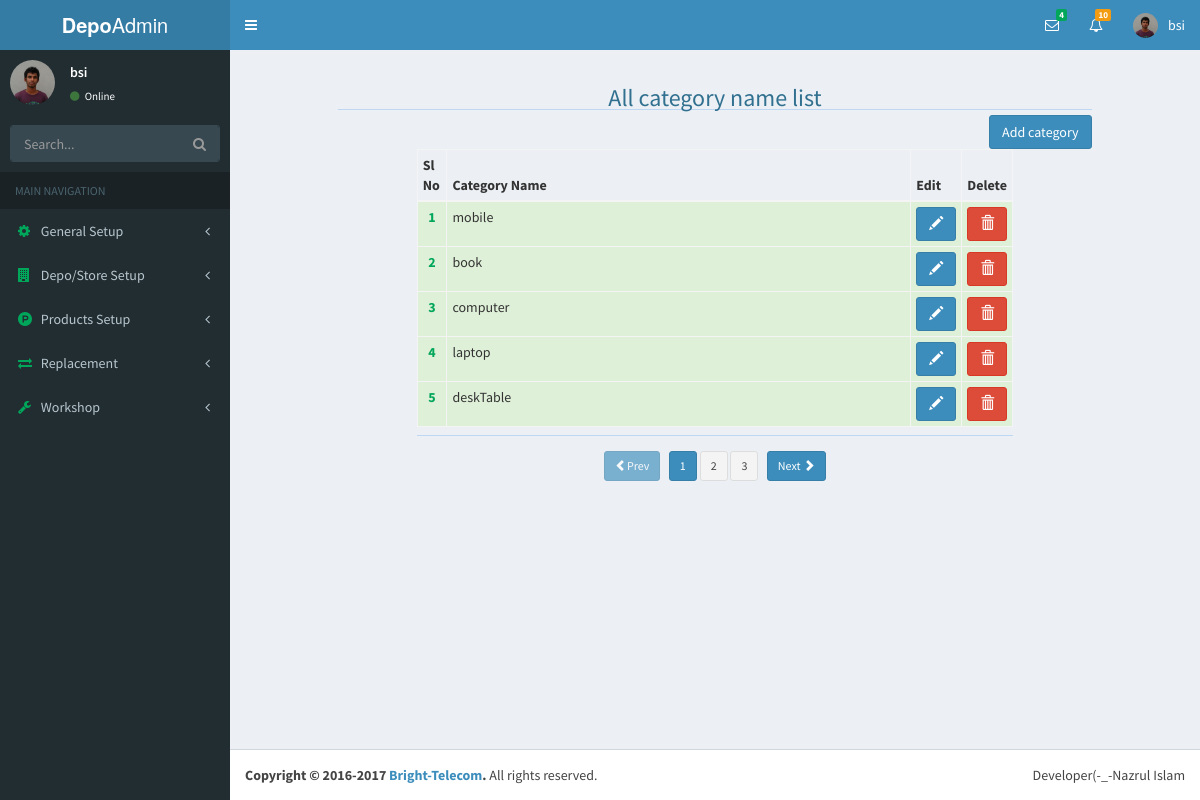
The page /index.php?page=categoryView&folder=category (signed in) on the database its author committed.
### tables this page shows
CREATE TABLE `user` (
  `id` int(11) NOT NULL,
  `userName` varchar(20) NOT NULL,
  `password` varchar(42) NOT NULL,
  `userType` varchar(20) NOT NULL,
  `last_login` timestamp NOT NULL DEFAULT CURRENT_TIMESTAMP,
  `status` varchar(8) NOT NULL
);

CREATE TABLE `category` (
  `id` int(11) NOT NULL,
  `catName` varchar(40) NOT NULL
);

### necessaryClass/user.php (called while the page is built, shortened)
<?php
class loginUser{
	public function userType(){
		if($_SESSION['userType']=='admin' OR $_SESSION['userType']=='superadmin'){
			return $_SESSION['userType'];
		}
		return false;
	}
}
$obj = new loginUser;
?>

### category/categoryView.php (the view, shortened to what this page needs)
<?php
require("database.php");
include_once('necessaryClass/user.php');
if(!$obj->userType()){
	$showCategory=$db->prepare("SELECT * FROM `category`");
	$showCategory->execute();
	$totalPage="";
	$pagesNumber="";
	$a='';
	$sl="";
	$data="";
	while($categoryRow=$showCategory->fetch(PDO::FETCH_OBJ)){
		$sl++;
		$data.="
			<tr class='success'>
				<td>$sl</td>
				<td>$categoryRow->catName</td>
				<td>
					<a href='index.php?page=categoryEdit&folder=category&id={$categoryRow->id}' class='btn btn-primary disabled'>
						<span class='glyphicon glyphicon-pencil'></span>
					</a>
				</td>
				<td>
					<a href='index.php?page=categoryEdit&folder=category&id={$categoryRow->id}' class='btn btn-danger disabled'>
						<span class='glyphicon glyphicon-trash'></span>
					</a>
				</td>
			</tr>
		";
	}
}else{
	$records=$db->prepare("SELECT * FROM `category`");
	$records->execute();
	$totalCatRow=$records->rowCount();
	$perPageItem=5;
	$totalPage=ceil($totalCatRow/$perPageItem);
	$pagesNumber=(isset($_GET['pgNumber'])?$_GET['pgNumber']:$_GET['pgNumber']=1);
	$start=($pagesNumber-1)*$perPageItem;
	$showCategory=$db->prepare("SELECT * FROM category LIMIT $start,$perPageItem");
	$showCategory->execute();
	$sl="";
	$data="";
	while($categoryRow=$showCategory->fetch(PDO::FETCH_OBJ)){
		$sl++;
		$data.="
		<tr class='success'>
			<td class='text-green text-bold text-center'>$sl</td>
			<td>$categoryRow->catName</td>
			<td>
				<a href='index.php?page=categoryEdit&folder=category&id={$categoryRow->id}' class='btn btn-primary'>
					<span class='glyphicon glyphicon-pencil'></span>
				</a>
			</td>
			<td>
				<a href='index.php?page=categoryView&folder=category&deleteid={$categoryRow->id}' class='btn btn-danger'>
					<span class='glyphicon glyphicon-trash'></span>
				</a>
			</td>
		</tr>
	";
	}
}
?>
<div class="container-fluid">
	<div class="row">
		<div class="col-xs-12 col-sm-10 col-sm-offset-1">
			<h3 class="text-center text-info">All category name list</h3>
			<hr>
			<a href="index.php?page=categorySetup&folder=setup" class="btn btn-primary pull-right">Add category</a>
		</div>
	</div>
	<div class="row">
		<div class="col-xs-8 col-xs-offset-2">
			<table class="table table-bordered table-hover table-condensed table-striped">
				<thead>
					<th width="5%">Sl No</th>
					<th>Category Name</th>
					<th width="5%">Edit</th>
					<th width="5%">Delete</th>
				</thead>
				<tbody>
					<?php echo $data;?>
				</tbody>
			</table><hr>
		</div>
	</div>
	<div class="row">
		<div class="col-xs-8 col-xs-offset-2 text-center" style="margin-top:10px">
			<?php
				$pagePre=$pagesNumber-1;
				$pageNext=$pagesNumber+1;
				if($pagePre==0){
					echo"<a href='index.php?page=categoryView&folder=category&pgNumber={$pagePre}' class='btn btn-primary btn-sm disabled'><span class='glyphicon glyphicon-chevron-left'></span>Prev</a> &nbsp;&nbsp;";
				}else{
					echo"<a href='index.php?page=categoryView&folder=category&pgNumber={$pagePre}' class='btn btn-primary btn-sm'><span class='glyphicon glyphicon-chevron-left'></span>Prev</a> &nbsp;&nbsp;";
				}
				if($pagesNumber <= $totalPage){
					for($i=1;$i<=$totalPage;$i++){
						if($i == $pagesNumber){
								echo "<a href='index.php?page=categoryView&folder=category&pgNumber={$i}' class='btn btn-primary btn-sm'>$i</a>".'&nbsp;';
						}else{
							echo "<a href='index.php?page=categoryView&folder=category&pgNumber={$i}' class='btn btn-default btn-sm'>$i</a>".'&nbsp;';
						}
					}
				}else{
					echo"Page not found ! 404";
				}
				if($pagesNumber==$totalPage){
					echo"&nbsp;&nbsp;<a class='btn btn-primary btn-sm disabled'
						href='index.php?page=categoryView&folder=category&pgNumber={$pageNext}'>Next
							<span class='glyphicon glyphicon-chevron-right'></span>
						</a>";
				}else{
					echo"&nbsp;&nbsp;<a href='index.php?page=categoryView&folder=category&pgNumber={$pageNext}'
					 class='btn btn-primary btn-sm'>Next
					 	<span class='glyphicon glyphicon-chevron-right'></span>
					 </a>";
				}
			?>
		</div>
	</div>
</div>

### include/header.php (shortened to what this page needs)
<?php
require('database.php');
$userId=$_SESSION['userId'];
$userNameSelect=$db->prepare("SELECT * FROM `user` WHERE id=?");
$userNameSelect->bindParam(1,$userId);
$userNameSelect->execute();
$userNameRow=$userNameSelect->fetch(PDO::FETCH_OBJ);
?>
<!DOCTYPE html>
<html>
	<head>
	  <link rel="stylesheet" href="bootstrap/css/bootstrap.min.css">
	  <link rel="stylesheet" href="https://cdnjs.cloudflare.com/ajax/libs/font-awesome/4.5.0/css/font-awesome.min.css">
	  <link rel="stylesheet" href="../datepicker/css/datepicker.css">
	  <link rel="stylesheet" href="dist/css/AdminLTE.min.css">
	       <link href="http://ajax.googleapis.com/ajax/libs/jqueryui/1.8/themes/base/jquery-ui.css" rel="stylesheet" type="text/css"/>
	  <link rel="stylesheet" href="dist/css/skins/_all-skins.min.css">
	  <link rel="stylesheet" href="datepicker/css/datepicker.css">
	  <link rel="stylesheet" href="plugins/bootstrap-wysihtml5/bootstrap3-wysihtml5.min.css">
	</head>
	<body class="hold-transition skin-blue sidebar-mini">
		<div class="wrapper">
		  <header class="main-header">
		    <a href="index.php" class="logo">
		      <span class="logo-lg"><b>Depo</b>Admin</span>
		    </a>
		    <nav class="navbar navbar-static-top">
		      <a href="#" class="sidebar-toggle" data-toggle="offcanvas" role="button">
		      </a>
		      <div class="navbar-custom-menu">
		        <ul class="nav navbar-nav">
		          <li class="dropdown messages-menu">
		            <a href="#" class="dropdown-toggle" data-toggle="dropdown">
		              <i class="fa fa-envelope-o"></i>
		              <span class="label label-success">4</span>
		            </a>
		          </li>
		          <li class="dropdown notifications-menu">
		            <a href="#" class="dropdown-toggle" data-toggle="dropdown">
		              <i class="fa fa-bell-o"></i>
		              <span class="label label-warning">10</span>
		            </a>
		          </li>
		          <li class="dropdown user user-menu">
		            <a href="#" class="dropdown-toggle" data-toggle="dropdown">
		              <img src="dist/img/user2-160x160.jpg" class="user-image" alt="User Image">
		              <span class="hidden-xs"><?php echo $userNameRow->userName;?></span>
		            </a>
		          </li>
		        </ul>
		      </div>
		    </nav>
		  </header>

### include/sideBar.php (shortened to what this page needs)
<aside class="main-sidebar">
    <section class="sidebar">
      <div class="user-panel">
        <div class="pull-left image">
          <img src="dist/img/user2-160x160.jpg" class="img-circle" alt="User Image">
        </div>
        <div class="pull-left info">
          <p><?php echo $userNameRow->userName;?></p>
          <a href="#"><i class="fa fa-circle text-success"></i> Online</a>
        </div>
      </div>
      <form action="#" method="get" class="sidebar-form">
        <div class="input-group">
          <input type="text" name="q" class="form-control" placeholder="Search...">
              <span class="input-group-btn">
                <button type="submit" name="search" id="search-btn" class="btn btn-flat"><i class="fa fa-search"></i>
                </button>
              </span>
        </div>
      </form>
      <ul class="sidebar-menu">
        <li class="header">MAIN NAVIGATION</li>
        <li class="<?php echo(isset($_GET['folder']) && $_GET['folder']=='setup')?'active':null;?> treeview">
          <a href="#">
            <i class="fa fa-cog text-green"></i> <span>General Setup</span>
            <span class="pull-right-container">
              <i class="fa fa-angle-left pull-right"></i>
            </span>
          </a>
        </li>
        <li class="<?php echo(isset($_GET['folder']) && $_GET['folder']=='depoinfo')?'active':null;?> treeview">
          <a href="#">
            <i class="fa fa-building text-green"></i> <span>Depo/Store Setup</span>
            <span class="pull-right-container">
              <i class="fa fa-angle-left pull-right"></i>
            </span>
          </a>
        </li>
        <li class="<?php echo(isset($_GET['folder']) && $_GET['folder']=='products')?'active':null;?> treeview">
          <a href="#">
            <i class="fa fa-product-hunt text-green"></i> <span>Products Setup</span>
            <span class="pull-right-container">
              <i class="fa fa-angle-left pull-right"></i>
            </span>
          </a>
        </li>
        <li class="<?php echo(isset($_GET['folder']) && $_GET['folder']=='replace')?'active':null;?> treeview">
        	<a href="#">
            <i class="fa fa-exchange text-green"></i> <span>Replacement</span>
            <span class="pull-right-container">
              <i class="fa fa-angle-left pull-right"></i>
            </span>
          </a>
        </li>
        <li class="<?php echo(isset($_GET['folder']) && $_GET['folder']=='workshop')?'active':null;?> treeview">
          <a href="#">
            <i class="fa fa-wrench text-green"></i> <span>Workshop</span>
            <span class="pull-right-container">
              <i class="fa fa-angle-left pull-right"></i>
            </span>
          </a>
        </li>
      </ul>
    </section>
  </aside>

### rows shown on the page
user: userName "bsi"
category: catName "mobile"
category: catName "book"
category: catName "computer"
category: catName "laptop"
category: catName "deskTable"
